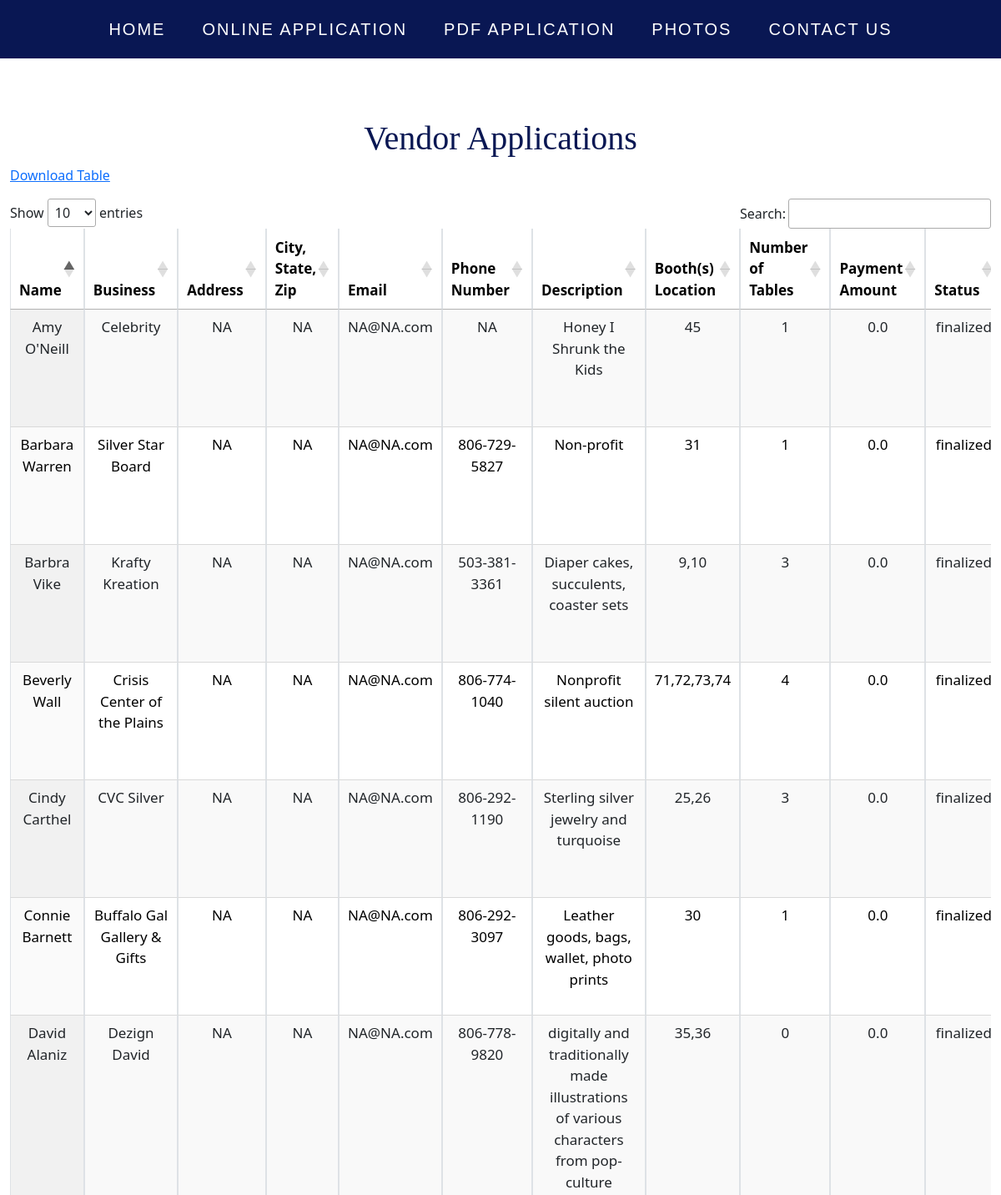
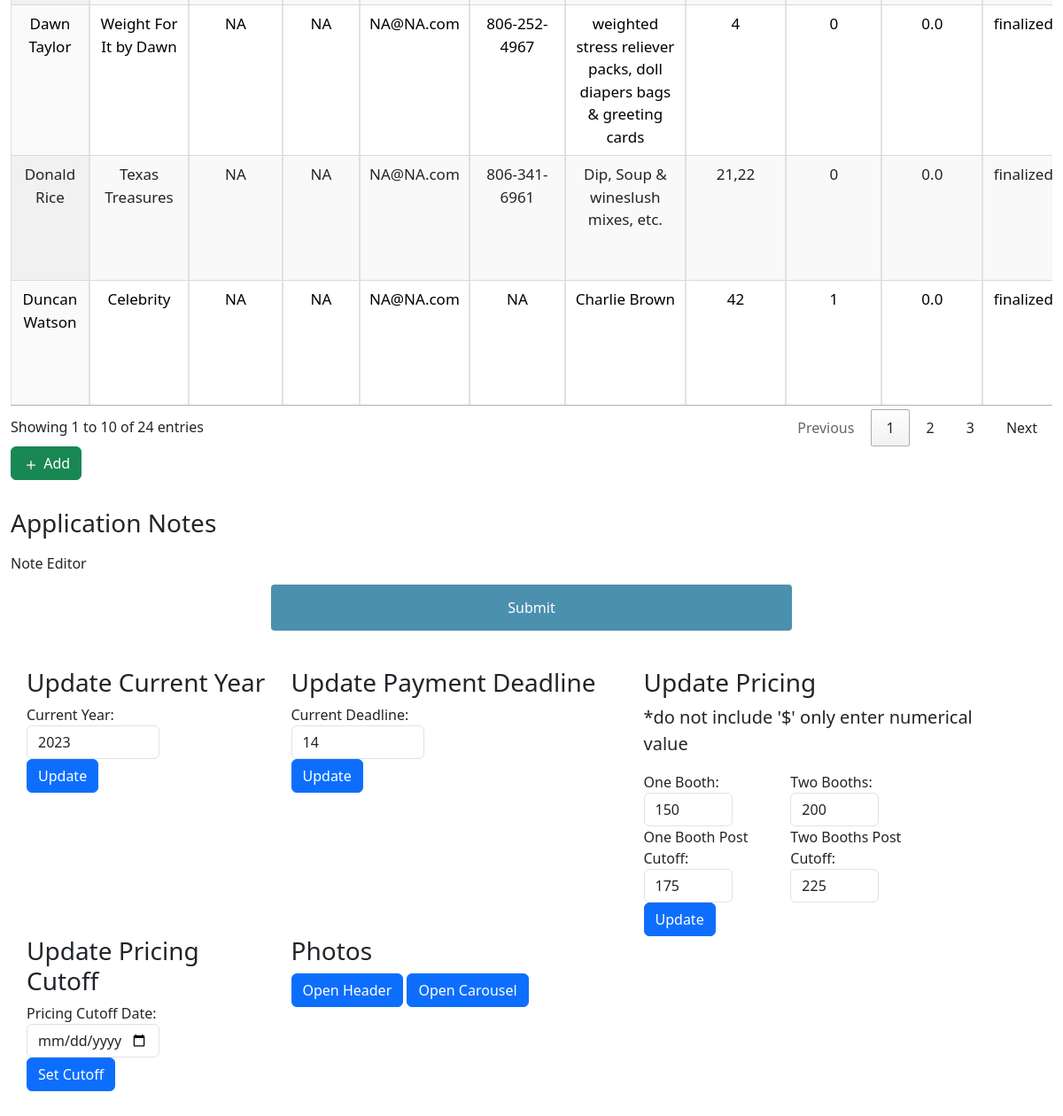
The page /adminapp on the database its author committed (2 pictures, top to bottom).
### app/models.py (models this page shows, shortened)
class Vendor(db.Model):
    id = db.Column(db.Integer, primary_key=True)           # Primary key column for the table
    name = db.Column(db.String(50), nullable=False)        # Name of the vendor, cannot be null
    business = db.Column(db.String(200), nullable=False)   # Name of the business, cannot be null
    address = db.Column(db.String(200), nullable=False)    # Address of the vendor, cannot be null
    citystatezip = db.Column(db.String(50), nullable=False)# City, state, and ZIP of the vendor, cannot be null
    email = db.Column(db.String(120), nullable=False)      # Email of the vendor, cannot be null
    phoneNum = db.Column(db.String(20), nullable=False)    # Phone number of the vendor, cannot be null
    desc = db.Column(db.Text)                              # Description of the vendor
    boothNum = db.Column(db.Integer, nullable=False)       # Booth number of the vendor, cannot be null
    boothLoc = db.Column(db.String, nullable=False)        # Booth location of the vendor, cannot be null
    tableNum = db.Column(db.Integer)                       # Table number of the vendor
    date = db.Column(db.DateTime(timezone=True), server_default=func.now()) # Date column with default value as current date and time
    payment_deadline = db.Column(db.DateTime(timezone=True), server_default=func.now()) # Payment deadline column with default value as current date and time
    payment_amount = db.Column(db.Float, nullable=False)   # Payment amount of the vendor, cannot be null
    status = db.Column(db.String, nullable=False)          # Status of the vendor, cannot be null
    year = db.Column(db.Integer, nullable=False)           # Year of the vendor, cannot be null
    one_booth_price = db.Column(db.Float, nullable=False, server_default='150')
    twp_booths_price = db.Column(db.Float, nullable=False, server_default='200')
    one_booth_post_cutoff_price = db.Column(db.Float, nullable=False, server_default='175')
    two_booths_post_cutoff_price = db.Column(db.Float, nullable=False, server_default='225')
    deadline_date = db.Column(db.DateTime(timezone=True), server_default=datetime.datetime(2023, 7, 1).isoformat())

class CurrentYear(db.Model):
    id = db.Column(db.Integer, primary_key=True)
    year = db.Column(db.Integer, nullable=False)

### app/routes.py (the view, shortened to what this page needs)
@app.route('/adminapp', methods=['GET', 'POST'])
def adminapp():
    form = AdminForm()
    data = Vendor.query.all()
    appData = AppText.query.first()
    if form.validate_on_submit():
        appData.notes = form.notes.data
        db.session.commit()
    currYear = CurrentYear.query.first()
    one_booth_price = session.get('one_booth_price', 150)
    two_booths_price = session.get('two_booths_price', 200)
    one_booth_post_cutoff_price = session.get('one_booth_post_cutoff_price', 175)
    two_booths_post_cutoff_price = session.get('two_booths_post_cutoff_price', 225)
    deadline = session.get('deadline', get_deadline())
    return render_template('AdminApp.html', data=data, form=form, appData=appData, current_year=currYear.year,
                           deadline=deadline, one_booth_price = one_booth_price, two_booths_price = two_booths_price,
                           one_booth_post_cutoff_price = one_booth_post_cutoff_price, two_booths_post_cutoff_price = two_booths_post_cutoff_price )

### app/forms.py
class AdminForm(FlaskForm):
    payment_deadline = DateTimeField('Date and Time', format='%Y/%m/%d %H:%M:%S')
    notes = CKEditorField('Note Editor', validators=[InputRequired()])
    submit = SubmitField('Submit')

### app/payment_deadline.py (called while the page is built)
def get_deadline():
    return payment_deadline_days

### app/templates/AdminApp.html (shortened to what this page needs)
{% extends 'base.html' %}
{% block content %}
<link rel="stylesheet" href="{{url_for('static',filename='css/bootstrap.css')}}"/>
<div class="database-export">
  <a href="/adminapp/download_data">Download Table</a>
</div>
  <div class="container-fluid">
    <h1 class="appTitle">Vendor Applications</h1>
    <div class="database-export">
      <a href="/adminapp/download_data">Download Table</a>
    </div>
    <div class="row mt-3">
      <div class="col-md-12">
        <div class="table-responsive">
          <table class="table table-striped table-bordered display" id="myTable">
            <thead>
              <tr>
                <th>Name</th>
                <th>Business</th>
                <th>Address</th>
                <th>City, State, Zip</th>
                <th>Email</th>
                <th>Phone Number</th>
                <th>Description</th>
                <th>Booth(s) Location</th>
                <th>Number of Tables</th>
                <th>Payment Amount</th>
                <th>Status</th>
              </tr>
            </thead>
            <tbody>
              {% for item in data %}
                {% if item.year == current_year %}
                    <tr>
                    <td>{{ item.name }}</td>
                    <td>{{ item.business }}</td>
                    <td>{{ item.address }}</td>
                    <td>{{ item.citystatezip }}</td>
                    <td>{{ item.email }}</td>
                    <td>{{ item.phoneNum }}</td>
                    <td>{{ item.desc }}</td>
                    <td>{{ item.boothLoc }}</td>
                    <td>{{ item.tableNum }}</td>
                    <td>{{ item.payment_amount }}</td>
                    <td>{{ item.status }}</td>
                  </tr>
                {% endif %}
              {% endfor %}
            </tbody>
          </table>
          <div class="d-flex align-items-center mb-3">
            <a href="{{ url_for('adminDB') }}" class="btn btn-success me-2">
              <svg xmlns="http://www.w3.org/2000/svg" width="20" height="20" fill="currentColor" class="bi bi-plus" viewBox="0 0 16 16">
                <path d="M8 4a.5.5 0 0 1 .5.5v3h3a.5.5 0 0 1 0 1h-3v3a.5.5 0 0 1-1 0v-3h-3a.5.5 0 0 1 0-1h3v-3A.5.5 0 0 1 8 4z"/>
              </svg>
              Add
            </a>
          </div>
        </div>
      </div>
      <div class="col-md-12 mt-3">
        <h3 class="mb-3">Application Notes</h3>
        <div class="col-md-12">
        <form method="POST">
          {{ form.notes.label }} {{ ckeditor.create(name='notes', value=appData.notes) }}
          {{ form.submit(class_='btn btn-primary') }}
        </form>
        </div>
      </div>
      </div>
    </div>
    <div class="row paddingHere">
      <div class="col-md-3">
        <div id="UpdateCurrYear">
          <h3>Update Current Year</h3>
          <form method="POST">
            <div class="form-group">
              <label for="year">Current Year:</label>
              <input type="number" id="year" name="year" min="1900" max="2100" value="{{ current_year }}" class="form-control" style="width: 150px;" required>
            </div>
            <button type="submit" name="currYearBtn" class="btn btn-primary">Update</button>
          </form>
        </div>
      </div>
      <div class="col-md-4">
        <div id="UpdatePaymentDeadline">
          <h3>Update Payment Deadline</h3>
          <form method="POST">
            <div class="form-group">
              <label for="day">Current Deadline:</label>
              <input type="number" id="day" name="day" min="7" max="30" value="{{ deadline }}" class="form-control" style="width: 150px;" required>
            </div>
            <button type="submit" name="paymentDeadlineBtn" class="btn btn-primary">Update</button>
          </form>
        </div>
      </div>
      <div class="col-md-4">
        <div id="UpdatePricing">
          <h3>Update Pricing</h3>
          <p>*do not include '$' only enter numerical value</p>
          <form method="POST" action="{{ url_for('update_pricing') }}">
            <div class="form-group row">
              <div class="col-md-5">
                <label for="one_booth">One Booth:</label>
                <input type="number" id="one_booth" name="one_booth" min="100" max="1000" value="{{ one_booth_price }}" class="form-control" style="width: 100px;" required>
              </div>
              <div class="col-md-6">
                <label for="two_booths">Two Booths:</label>
                <input type="number" id="two_booths" name="two_booths" min="100" max="1000" value="{{ two_booths_price }}" class="form-control" style="width: 100px;" required>
              </div>
            </div>
            <div class="form-group">
              <div class="row">
                <div class="col-md-5">
                  <label for="one_booth_post_cutoff">One Booth Post Cutoff:</label>
                  <input type="number" id="one_booth_post_cutoff" name="one_booth_post_cutoff" min="100" max="1000" value="{{ one_booth_post_cutoff_price }}" class="form-control" style="width: 100px;" required>
                </div>
                <div class="col-md-6">
                  <label for="two_booths_post_cutoff">Two Booths Post Cutoff:</label>
                  <input type="number" id="two_booths_post_cutoff" name="two_booths_post_cutoff" min="100" max="1000" value="{{ two_booths_post_cutoff_price }}" class="form-control" style="width: 100px;" required>
                </div>
              </div>
            </div>
            <button type="submit" name="pricingBtn" class="btn btn-primary">Update</button>
          </form>
        </div>
      </div>
      <div class="col-md-3">
        <div id="UpdatePricingCutoff">
          <h3>Update Pricing Cutoff</h3>
          <form action="{{ url_for('set_cutoff') }}" method="POST">
            <div class="form-group">
              <label for="deadline_date">Pricing Cutoff Date:</label>
              <input type="date" id="deadline_date" name="deadline_date" class="form-control" style="width: 150px;" required value="{{ session.get('deadline_date', '') }}">
            </div>
            <button type="submit" name="setDeadlineBtn" class="btn btn-primary">Set Cutoff</button>
          </form>
        </div>
      </div>
      <div class="col-md-4">
        <div id="Photos">
          <h3>Photos</h3>
          <button type="button" id="open-header-folder-btn" class="btn btn-primary">Open Header</button>
          <button type="button" id="open-carousel-folder-btn" class="btn btn-primary">Open Carousel</button>
        </div>
      </div>
    </div>
    <link rel="stylesheet" type="text/css" href="https://cdn.datatables.net/1.10.24/css/jquery.dataTables.min.css">
{% endblock %}

### app/templates/base.html (shortened to what this page needs)
<!doctype html>
<html lang="en">
<head>
    <link rel="stylesheet" type="text/css" href="{{ url_for ('static', filename='./index.css') }}">
</head>
    <body>
      <div class="nav-bar">
        <nav>
            <ul>
                <li><a href="{{ url_for('index') }}">Home</a></li>
                <li><a href="{{ url_for('application') }}">Online Application</a></li>
                <li><a href="./static/vendor_app/2023RWDApplication.pdf" target="blank">PDF Application</a></li>
                <li><a href="/index#FestivalPhotos">Photos</a></li>
                <li><a href="/index#footer">Contact Us</a></li>
            </ul>
        </nav>
      </div>
        {% block content %}{% endblock %}
    </body>
</html>

### app/static/index.css (style rules this page uses)
body { margin: 0; width: 100vw; height: 100vh; background-color: #b0c4de; max-width: 100%; }
.paddingHere { padding: 30px 0 50px 30px !important; }
p { font-size: 20px; }
h1 { margin: 16px; font-size: 64px; text-align: center; }
a { color: rgb(27, 99, 206); }
.nav-bar, h1, button { font-family:'Times New Roman', Times, serif }
.nav-bar { position: fixed; z-index: 2; width: 100%; top: 0; height: auto; padding: px 24px; }
nav ul { list-style: none; background-color: #091753; overflow: hidden; padding: 0; text-align: center; margin: 0; transition: 1s; }
nav ul li { display: inline-block; padding: 20px; }
nav ul li a { text-decoration: none; color: white; font-size: 20px; font-family: sans-serif; text-transform: uppercase; letter-spacing: 2px; }
th { color: black; padding: 30px; text-align: center; font-size: 17px; position: sticky; top: 0; background-color: #c0c3d3; box-shadow: 0px 4px #091753; }
td { padding: 30px; text-align: center; font-size: 17px; background-color: #09175341; color: rgb(0, 0, 0); }
input, select { padding: 12px 20px; border: 1px solid #ccc; border-radius: 4px; box-sizing: border-box; }
input[type=submit] { width: 50%; margin-left: 25%; margin-top: 1vw; margin-bottom: 1vw; display: block; align-self: center; background-color: #4c90af; color: white; padding: 14px 20px; border: none; border-radius: 4px; cursor: pointer; }
.appTitle { color:#091753; margin-top: 10%; }

### rows shown on the page
Vendor: name "Duncan Watson", business "Celebrity", address "NA", citystatezip "NA", email "NA@NA.com", phoneNum "NA", desc "Charlie Brown", boothLoc "42", tableNum "1", payment_amount "0.0", status "finalized"
Vendor: name "Amy O'Neill", business "Celebrity", address "NA", citystatezip "NA", email "NA@NA.com", phoneNum "NA", desc "Honey I Shrunk the Kids", boothLoc "45", tableNum "1", payment_amount "0.0", status "finalized"
Vendor: name "Barbra Vike", business "Krafty Kreation", address "NA", citystatezip "NA", email "NA@NA.com", phoneNum "503-381-3361", desc "Diaper cakes, succulents, coaster sets", boothLoc "9,10", tableNum "3", payment_amount "0.0", status "finalized"
Vendor: name "Connie Barnett", business "Buffalo Gal Gallery & Gifts", address "NA", citystatezip "NA", email "NA@NA.com", phoneNum "806-292-3097", desc "Leather goods, bags, wallet, photo prints", boothLoc "30", tableNum "1", payment_amount "0.0", status "finalized"
Vendor: name "Cindy Carthel", business "CVC Silver", address "NA", citystatezip "NA", email "NA@NA.com", phoneNum "806-292-1190", desc "Sterling silver jewelry and turquoise", boothLoc "25,26", tableNum "3", payment_amount "0.0", status "finalized"
Vendor: name "Barbara Warren", business "Silver Star Board", address "NA", citystatezip "NA", email "NA@NA.com", phoneNum "806-729-5827", desc "Non-profit", boothLoc "31", tableNum "1", payment_amount "0.0", status "finalized"
Vendor: name "Donald Rice", business "Texas Treasures", address "NA", citystatezip "NA", email "NA@NA.com", phoneNum "806-341-6961", desc "Dip, Soup & wineslush mixes, etc.", boothLoc "21,22", tableNum "0", payment_amount "0.0", status "finalized"
Vendor: name "David Alaniz", business "Dezign David", address "NA", citystatezip "NA", email "NA@NA.com", phoneNum "806-778-9820", desc "digitally and traditionally made illustrations of various characters from pop-culture", boothLoc "35,36", tableNum "0", payment_amount "0.0", status "finalized"
Vendor: name "Beverly Wall", business "Crisis Center of the Plains", address "NA", citystatezip "NA", email "NA@NA.com", phoneNum "806-774-1040", desc "Nonprofit silent auction", boothLoc "71,72,73,74", tableNum "4", payment_amount "0.0", status "finalized"
Vendor: name "Dawn Taylor", business "Weight For It by Dawn", address "NA", citystatezip "NA", email "NA@NA.com", phoneNum "806-252-4967", desc "weighted stress reliever packs, doll diapers bags & greeting cards", boothLoc "4", tableNum "0", payment_amount "0.0", status "finalized"
CurrentYear: year "2023"
